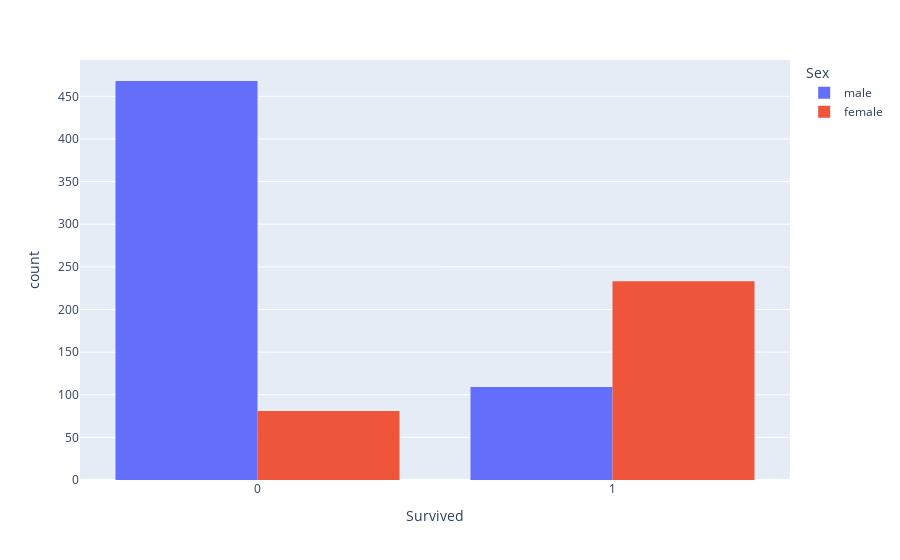

The cell this chart's notebook holds for it:
### Code cell
fig = px.histogram(data, x='Survived', color='Sex', barmode="group")
fig

### Figure 1 — Plotly figure (JSON) as saved in the notebook; plotly's stock layout.template omitted (floating-point values rounded to 4 significant figures; data arrays with more than 128 entries replaced by an {"elided": "..."} marker saying what was removed)
{"data": [{"alignmentgroup": "True", "bingroup": "x", "hovertemplate": "Sex=male<br>Survived=%{x}<br>count=%{y}<extra></extra>", "legendgroup": "male", "marker": {"color": "#636efa"}, "name": "male", "offsetgroup": "male", "orientation": "v", "showlegend": true, "type": "histogram", "x": {"elided": "577 int values"}, "xaxis": "x", "yaxis": "y"}, {"alignmentgroup": "True", "bingroup": "x", "hovertemplate": "Sex=female<br>Survived=%{x}<br>count=%{y}<extra></extra>", "legendgroup": "female", "marker": {"color": "#EF553B"}, "name": "female", "offsetgroup": "female", "orientation": "v", "showlegend": true, "type": "histogram", "x": {"elided": "314 int values"}, "xaxis": "x", "yaxis": "y"}], "layout": {"barmode": "group", "legend": {"title": {"text": "Sex"}, "tracegroupgap": 0}, "margin": {"t": 60}, "xaxis": {"anchor": "y", "domain": [0, 1], "title": {"text": "Survived"}}, "yaxis": {"anchor": "x", "domain": [0, 1], "title": {"text": "count"}}}}
